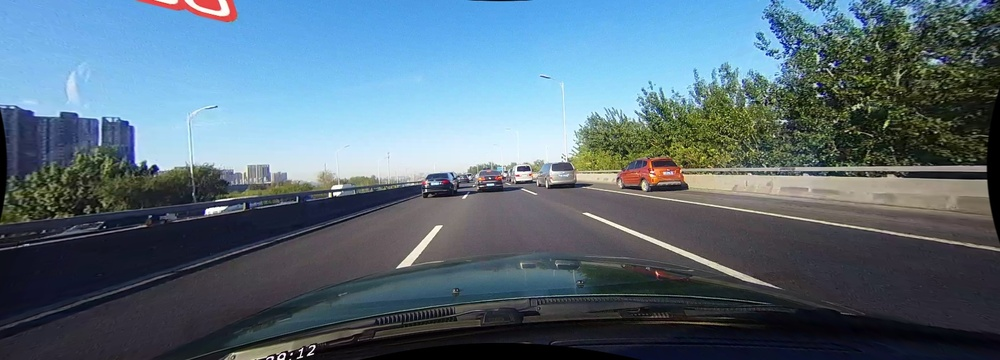
#> input picture images/00195.jpg, 1000 x 360 px, shrunk from 1640 x 590 before the run
$ jupyter execute final.ipynb   (shell and % lines are left out)   (older library calls are emulated)
#> lines starting #> are read from the running program, lines starting #| are printed output that depends on the picture; after the words box and inside, x2 and y2 are one past the last pixel; in counts of white or black regions, pixels touching at a corner belong together
#> further down, image is the input picture: shape (360, 1000, 3); mean B, G, R 121.9, 108.1, 87.7
#> in find_lanes, `hsv_img = cv2.cvtColor(img,cv2.COLOR_BGR2HSV)`: hsv_img: shape (360, 1000, 3); mean H, S, V 93.7, 86.1, 127.9
[cell 1]
import numpy as np
import cv2
import matplotlib.pyplot as plt

[cell 2]
def show_image(img):
    plt.imshow(img,cmap='gray')
    plt.show()

[cell 3]
def image_segmentation(hsv_img):

    # Taking slices of the individual HSV components
    h_slice = hsv_img[:,:,0]
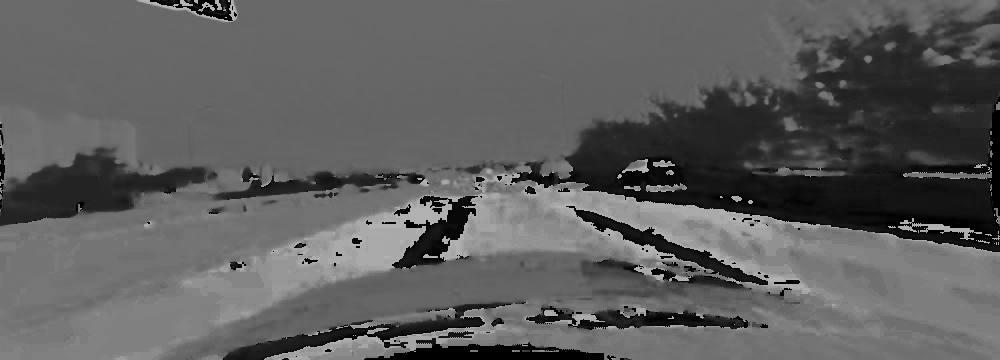
#> h_slice: shape (360, 1000); min 0, max 179, mean 93.7
    s_slice = hsv_img[:,:,1]
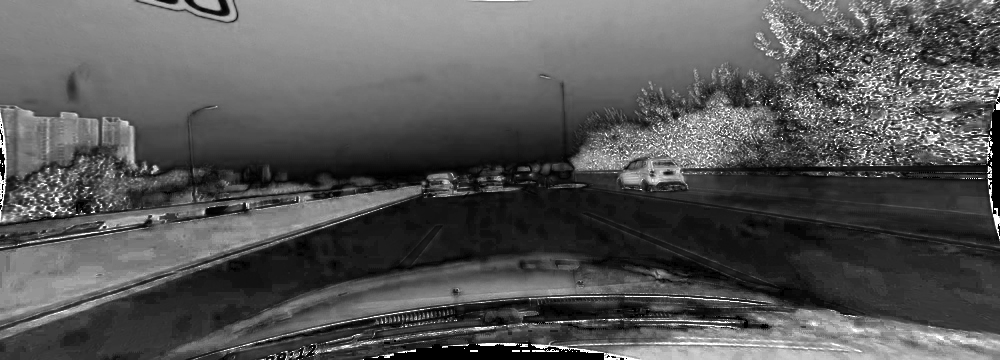
#> s_slice: shape (360, 1000); min 0, max 255, mean 86.1
    v_slice = hsv_img[:,:,2]
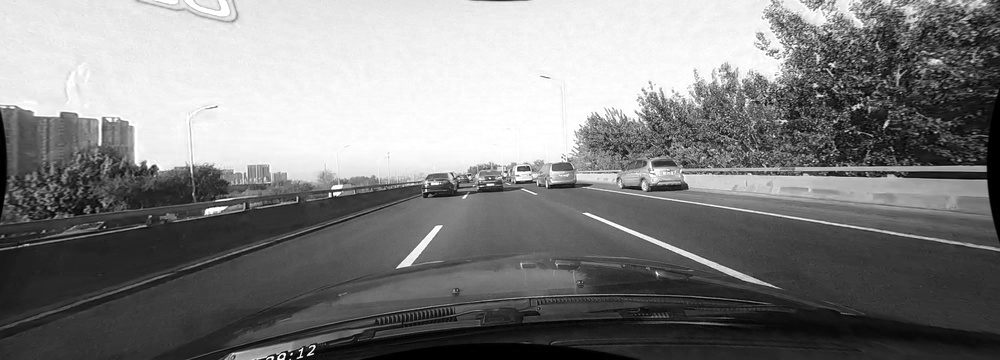
#> v_slice: shape (360, 1000); min 0, max 255, mean 127.9

    # Taking Image Gradient using Sobel operator in x axis
    sobel_x = cv2.Sobel(v_slice, cv2.CV_64F, 1, 0)
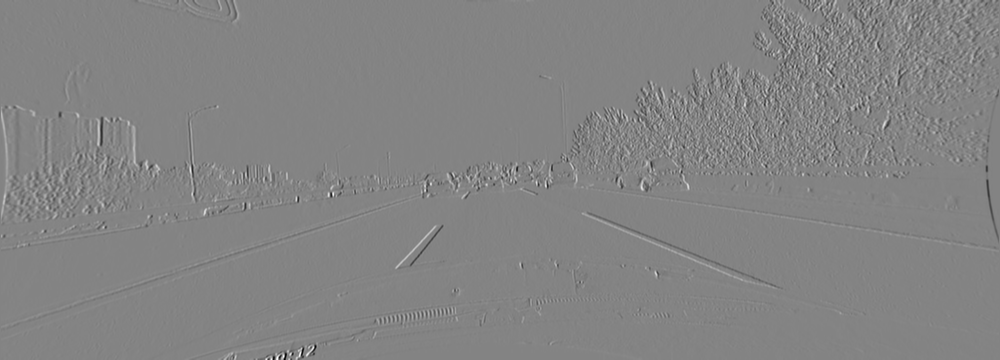
#> sobel_x: shape (360, 1000) float64; min -982, max 916, mean -0.5; drawn with min black and max white
    sobel_x = np.absolute(sobel_x)
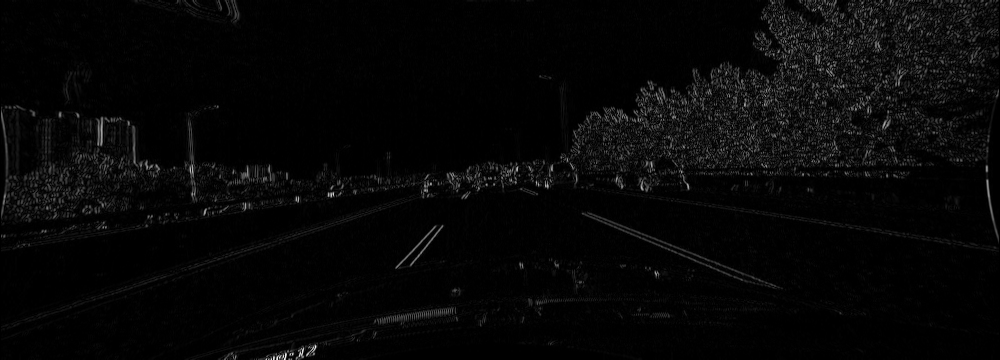
#> sobel_x: shape (360, 1000) float64; min 0, max 982, mean 28.1; drawn with min black and max white
    sobel_x = np.uint8(255*sobel_x/np.max(sobel_x))

    # Binarisation of Image gradient
    sobel_x_binary = np.zeros_like(sobel_x)
    sobel_x_binary[(sobel_x >= 15) & (sobel_x <= 255)] = 1

    # Binarisation of Saturation component of image
    s_slice_binary = np.zeros_like(s_slice)
    s_slice_binary[(s_slice >= 100) & (s_slice <= 255)] = 1

    # Combining gradient and saturation binary images using OR
    combined_binary = np.zeros_like(sobel_x_binary)
    combined_binary[(s_slice_binary == 1) | (sobel_x_binary == 1)] = 1

    return combined_binary

[cell 4]
# Input: Image in BGR format
def find_lanes(img):

    # Converting BGR image to HSV colorspace
    hsv_img = cv2.cvtColor(img,cv2.COLOR_BGR2HSV)

    # Performing image segmentation to accentuate lanes
    img_seg = image_segmentation(hsv_img)
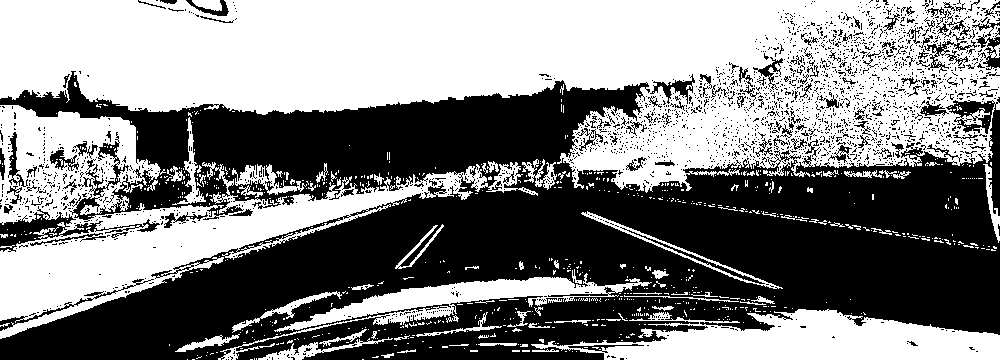
#> img_seg: shape (360, 1000); values 0 (black) and 1 (white), 51% white; 2308 black regions (2188 under 20 px), largest, box (x1, y1, x2, y2) and area: (0, 71, 1000, 360) 159309, (0, 206, 160, 252) 1775, (0, 279, 154, 331) 509
    show_image(img=img_seg)

[cell 5]
image = cv2.imread('images/00195.jpg')
find_lanes(image)

$ run again, with images/00795.jpg copied over images/00195.jpg
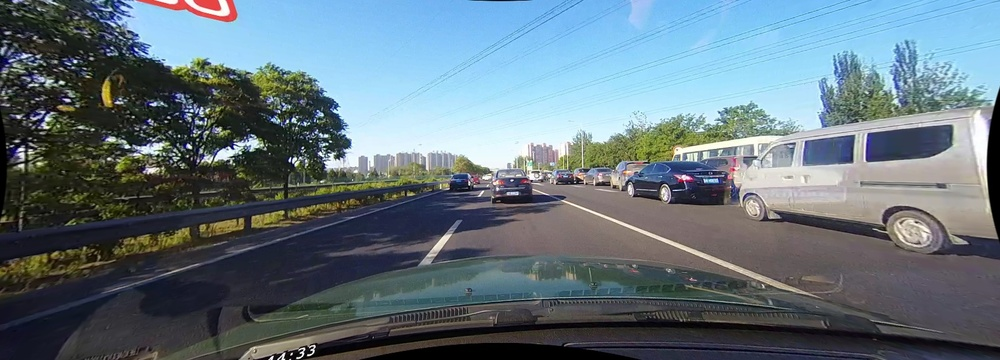
#> input picture images/00795.jpg, 1000 x 360 px, shrunk from 1640 x 590 before the run
#> image is the input picture: shape (360, 1000, 3); mean B, G, R 124.9, 115.9, 99.9
#> hsv_img: shape (360, 1000, 3); mean H, S, V 83.4, 72.2, 131.8
#> in image_segmentation, `sobel_x = np.absolute(sobel_x)`:
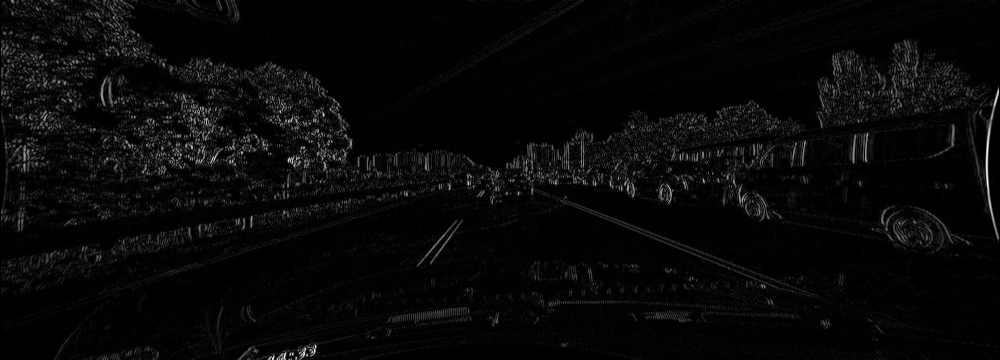
#> sobel_x: shape (360, 1000) float64; min 0, max 995, mean 34.2; drawn with min black and max white
#> in find_lanes, `img_seg = image_segmentation(hsv_img)`:
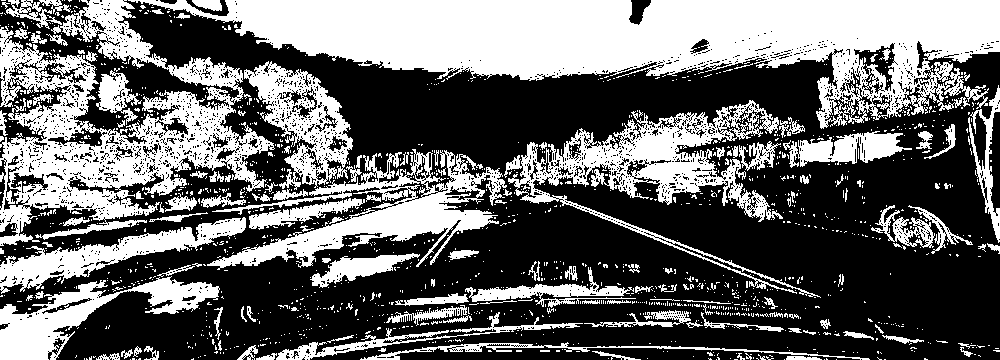
#> img_seg: shape (360, 1000); values 0 (black) and 1 (white), 40.9% white; 1455 white regions (1316 under 20 px), largest, box (x1, y1, x2, y2) and area: (128, 0, 1000, 129) 53230, (0, 0, 275, 246) 25213, (504, 100, 821, 298) 12269
